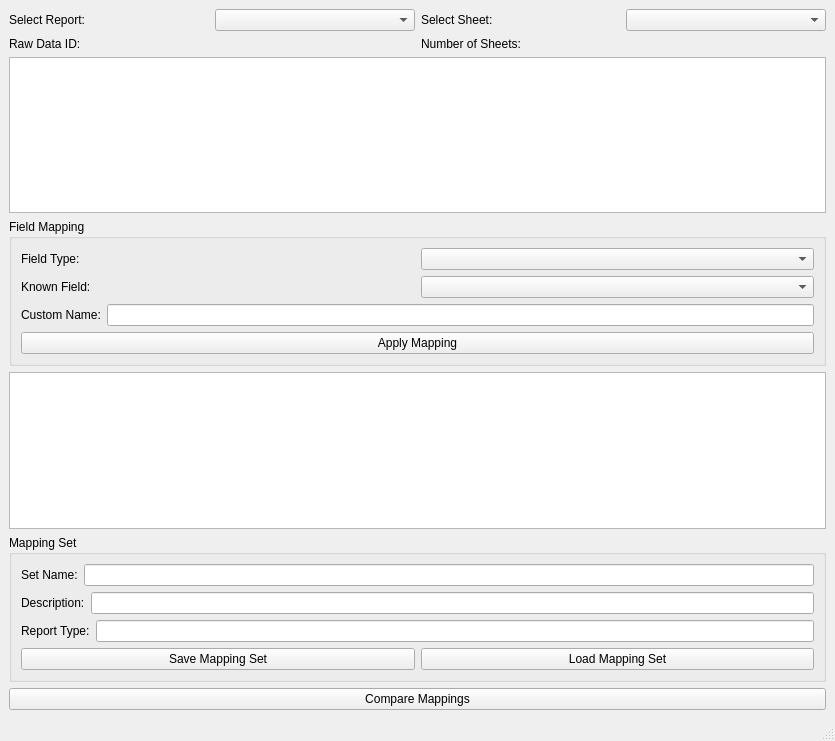
<?xml version="1.0" encoding="UTF-8"?>
<ui version="4.0">
 <class>MainWindow</class>
 <widget class="QMainWindow" name="MainWindow">
  <property name="geometry">
   <rect>
    <x>0</x>
    <y>0</y>
    <width>835</width>
    <height>741</height>
   </rect>
  </property>
  <property name="windowTitle">
   <string>Field Mapping Tool</string>
  </property>
  <widget class="QWidget" name="centralwidget">
   <layout class="QVBoxLayout" name="verticalLayout">
    <item>
     <layout class="QHBoxLayout" name="horizontalLayout_1">
      <item>
       <widget class="QLabel" name="reportLabel">
        <property name="text">
         <string>Select Report:</string>
        </property>
       </widget>
      </item>
      <item>
       <widget class="QComboBox" name="reportComboBox"/>
      </item>
      <item>
       <widget class="QLabel" name="sheetLabel">
        <property name="text">
         <string>Select Sheet:</string>
        </property>
       </widget>
      </item>
      <item>
       <widget class="QComboBox" name="sheetComboBox"/>
      </item>
     </layout>
    </item>
    <item>
     <layout class="QHBoxLayout" name="horizontalLayout_2">
      <item>
       <widget class="QLabel" name="rawDataIdLabel">
        <property name="text">
         <string>Raw Data ID:</string>
        </property>
       </widget>
      </item>
      <item>
       <widget class="QLabel" name="rawDataIdValue">
        <property name="text">
         <string/>
        </property>
       </widget>
      </item>
      <item>
       <widget class="QLabel" name="numSheetsLabel">
        <property name="text">
         <string>Number of Sheets:</string>
        </property>
       </widget>
      </item>
      <item>
       <widget class="QLabel" name="numSheetsValue">
        <property name="text">
         <string/>
        </property>
       </widget>
      </item>
     </layout>
    </item>
    <item>
     <widget class="QTableWidget" name="columnNamesTable"/>
    </item>
    <item>
     <widget class="QGroupBox" name="mappingGroupBox">
      <property name="title">
       <string>Field Mapping</string>
      </property>
      <layout class="QVBoxLayout" name="verticalLayout_2">
       <item>
        <layout class="QHBoxLayout" name="horizontalLayout_3">
         <item>
          <widget class="QLabel" name="fieldTypeLabel">
           <property name="text">
            <string>Field Type:</string>
           </property>
          </widget>
         </item>
         <item>
          <widget class="QComboBox" name="fieldTypeComboBox"/>
         </item>
        </layout>
       </item>
       <item>
        <layout class="QHBoxLayout" name="horizontalLayout_4">
         <item>
          <widget class="QLabel" name="knownFieldLabel">
           <property name="text">
            <string>Known Field:</string>
           </property>
          </widget>
         </item>
         <item>
          <widget class="QComboBox" name="knownFieldComboBox"/>
         </item>
        </layout>
       </item>
       <item>
        <layout class="QHBoxLayout" name="horizontalLayout_5">
         <item>
          <widget class="QLabel" name="customNameLabel">
           <property name="text">
            <string>Custom Name:</string>
           </property>
          </widget>
         </item>
         <item>
          <widget class="QLineEdit" name="customNameLineEdit"/>
         </item>
        </layout>
       </item>
       <item>
        <widget class="QPushButton" name="applyMappingButton">
         <property name="text">
          <string>Apply Mapping</string>
         </property>
        </widget>
       </item>
      </layout>
     </widget>
    </item>
    <item>
     <widget class="QTableWidget" name="mappedFieldsTable"/>
    </item>
    <item>
     <widget class="QGroupBox" name="mappingSetGroupBox">
      <property name="title">
       <string>Mapping Set</string>
      </property>
      <layout class="QVBoxLayout" name="verticalLayout_3">
       <item>
        <layout class="QHBoxLayout" name="horizontalLayout_6">
         <item>
          <widget class="QLabel" name="setNameLabel">
           <property name="text">
            <string>Set Name:</string>
           </property>
          </widget>
         </item>
         <item>
          <widget class="QLineEdit" name="setNameLineEdit"/>
         </item>
        </layout>
       </item>
       <item>
        <layout class="QHBoxLayout" name="horizontalLayout_7">
         <item>
          <widget class="QLabel" name="descriptionLabel">
           <property name="text">
            <string>Description:</string>
           </property>
          </widget>
         </item>
         <item>
          <widget class="QLineEdit" name="descriptionLineEdit"/>
         </item>
        </layout>
       </item>
       <item>
        <layout class="QHBoxLayout" name="horizontalLayout_8">
         <item>
          <widget class="QLabel" name="reportTypeLabel">
           <property name="text">
            <string>Report Type:</string>
           </property>
          </widget>
         </item>
         <item>
          <widget class="QLineEdit" name="reportTypeLineEdit"/>
         </item>
        </layout>
       </item>
       <item>
        <layout class="QHBoxLayout" name="horizontalLayout_9">
         <item>
          <widget class="QPushButton" name="saveMappingSetButton">
           <property name="text">
            <string>Save Mapping Set</string>
           </property>
          </widget>
         </item>
         <item>
          <widget class="QPushButton" name="loadMappingSetButton">
           <property name="text">
            <string>Load Mapping Set</string>
           </property>
          </widget>
         </item>
        </layout>
       </item>
      </layout>
     </widget>
    </item>
    <item>
     <widget class="QPushButton" name="compareMappingsButton">
      <property name="text">
       <string>Compare Mappings</string>
      </property>
     </widget>
    </item>
   </layout>
  </widget>
  <widget class="QMenuBar" name="menubar">
   <property name="geometry">
    <rect>
     <x>0</x>
     <y>0</y>
     <width>835</width>
     <height>21</height>
    </rect>
   </property>
  </widget>
  <widget class="QStatusBar" name="statusbar"/>
 </widget>
 <resources/>
 <connections/>
</ui>
